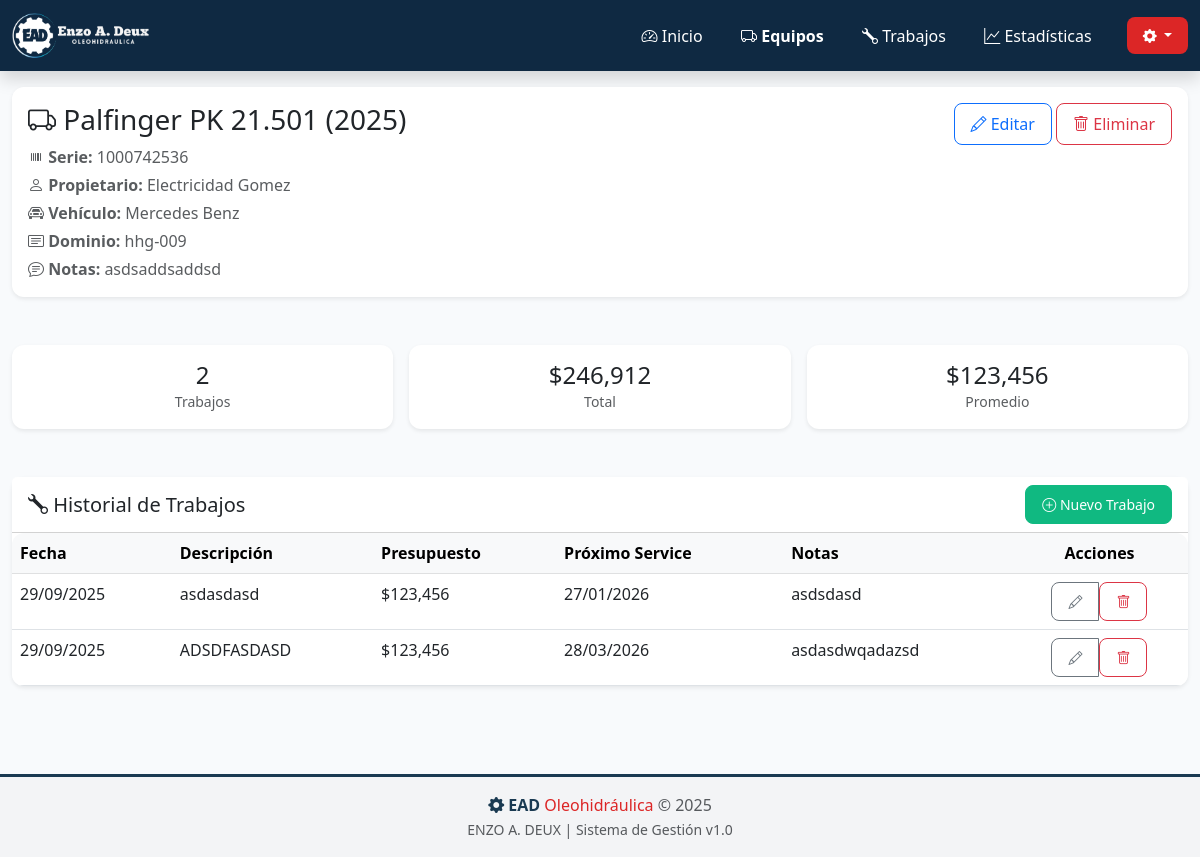
Screenshot of /equipo/4 with the database file from the repository.
### app_web.py (models this page shows)
class BaseModel(Model):
    class Meta:
        database = db

class Equipment(BaseModel):
    marca = CharField()
    modelo = CharField()
    anio = IntegerField()
    n_serie = CharField()
    propietario = CharField(null=True)
    vehiculo = CharField(null=True)
    dominio = CharField(null=True)
    notes = TextField(null=True)

class Job(BaseModel):
    equipment = ForeignKeyField(Equipment, backref='jobs', on_delete='CASCADE')
    date_done = DateField()
    description = TextField()
    budget = FloatField(default=0.0)
    next_service_days = IntegerField(null=True)
    next_service_date = DateField(null=True)
    notes = TextField(null=True)

### app_web.py (the view)
@app.route('/equipo/<int:equipo_id>')
def equipo_detail(equipo_id):
    equipo = Equipment.get_by_id(equipo_id)
    trabajos = Job.select().where(Job.equipment == equipo).order_by(Job.date_done.desc())
    trabajos_list = []
    total_gastado = 0
    for job in trabajos:
        trabajos_list.append({
            'id': job.id,
            'date': job.date_done.strftime('%d/%m/%Y'),
            'description': job.description,
            'budget': job.budget,
            'next_service': job.next_service_date.strftime('%d/%m/%Y') if job.next_service_date else '-',
            'notes': job.notes or ''
        })
        total_gastado += job.budget
    promedio = total_gastado / len(trabajos_list) if trabajos_list else 0
    return render_template('equipo_detail.html',
                         equipo=equipo,
                         trabajos=trabajos_list,
                         total_gastado=total_gastado,
                         promedio=promedio)

### templates/equipo_detail.html (shortened to what this page needs)
{% extends "base.html" %}
{% block content %}
<div class="animate-slide">
    <div class="row mb-4">
        <div class="col-12">
            <div class="card">
                <div class="card-body">
                    <div class="d-flex justify-content-between align-items-start flex-wrap">
                        <div>
                            <h3 class="mb-2">
                                <i class="bi bi-truck"></i> {{ equipo.marca }} {{ equipo.modelo }} ({{ equipo.anio }})
                            </h3>
                            <div class="text-muted">
                                <p class="mb-1"><i class="bi bi-upc"></i> <strong>Serie:</strong> {{ equipo.n_serie }}</p>
                                {% if equipo.propietario %}
                                <p class="mb-1"><i class="bi bi-person"></i> <strong>Propietario:</strong> {{ equipo.propietario }}</p>
                                {% endif %}
                                {% if equipo.vehiculo %}
                                <p class="mb-1"><i class="bi bi-car-front"></i> <strong>Vehículo:</strong> {{ equipo.vehiculo }}</p>
                                {% endif %}
                                {% if equipo.dominio %}
                                <p class="mb-1"><i class="bi bi-card-text"></i> <strong>Dominio:</strong> {{ equipo.dominio }}</p>
                                {% endif %}
                                {% if equipo.notes %}
                                <p class="mb-0"><i class="bi bi-chat-text"></i> <strong>Notas:</strong> {{ equipo.notes }}</p>
                                {% endif %}
                            </div>
                        </div>
                        <div class="mt-3 mt-md-0">
                            <a href="/equipo/{{ equipo.id }}/editar" class="btn btn-outline-primary">
                                <i class="bi bi-pencil"></i> Editar
                            </a>
                            <button class="btn btn-outline-danger" onclick="confirmarEliminar()">
                                <i class="bi bi-trash"></i> Eliminar
                            </button>
                        </div>
                    </div>
                </div>
            </div>
        </div>
    </div>
    <div class="row g-3 mb-4">
        <div class="col-4">
            <div class="card text-center">
                <div class="card-body">
                    <h4 class="mb-0">{{ trabajos|length }}</h4>
                    <small class="text-muted">Trabajos</small>
                </div>
            </div>
        </div>
        <div class="col-4">
            <div class="card text-center">
                <div class="card-body">
                    <h4 class="mb-0">${{ "{:,.0f}".format(total_gastado) }}</h4>
                    <small class="text-muted">Total</small>
                </div>
            </div>
        </div>
        <div class="col-4">
            <div class="card text-center">
                <div class="card-body">
                    <h4 class="mb-0">${{ "{:,.0f}".format(promedio) }}</h4>
                    <small class="text-muted">Promedio</small>
                </div>
            </div>
        </div>
    </div>
    <div class="row">
        <div class="col-12">
            <div class="card">
                <div class="card-header bg-white d-flex justify-content-between align-items-center">
                    <h5 class="mb-0">
                        <i class="bi bi-wrench"></i> Historial de Trabajos
                    </h5>
                    <a href="/trabajo/nuevo/{{ equipo.id }}" class="btn btn-sm btn-success">
                        <i class="bi bi-plus-circle"></i> Nuevo Trabajo
                    </a>
                </div>
                <div class="card-body p-0">
                    {% if trabajos %}
                    <div class="d-none d-md-block table-responsive">
                        <table class="table table-hover mb-0">
                            <thead class="table-light">
                                <tr>
                                    <th>Fecha</th>
                                    <th>Descripción</th>
                                    <th>Presupuesto</th>
                                    <th>Próximo Service</th>
                                    <th>Notas</th>
                                    <th class="text-center">Acciones</th>
                                </tr>
                            </thead>
                            <tbody>
                                {% for trabajo in trabajos %}
                                <tr>
                                    <td>{{ trabajo.date }}</td>
                                    <td>{{ trabajo.description }}</td>
                                    <td>${{ "{:,.0f}".format(trabajo.budget) }}</td>
                                    <td>{{ trabajo.next_service }}</td>
                                    <td>{{ trabajo.notes if trabajo.notes else '-' }}</td>
                                    <td class="text-center">
                                        <div class="btn-group">
                                            <a href="/trabajo/{{ trabajo.id }}/editar"
                                               class="btn btn-sm btn-outline-secondary">
                                                <i class="bi bi-pencil"></i>
                                            </a>
                                            <form method="post" action="/trabajo/{{ trabajo.id }}/eliminar"
                                                  onsubmit="return confirm('¿Eliminar este trabajo?')"
                                                  style="display: inline;">
                                                <button type="submit" class="btn btn-sm btn-outline-danger">
                                                    <i class="bi bi-trash"></i>
                                                </button>
                                            </form>
                                        </div>
                                    </td>
                                </tr>
                                {% endfor %}
                            </tbody>
                        </table>
                    </div>
                    {% endif %}
                </div>
            </div>
        </div>
    </div>
</div>
{% endblock %}

### templates/base.html (style rules this page uses)
:root { --primary-color: #1a3a52; --secondary-color: #dc2626; --accent-color: #06b6d4; --success-color: #10b981; --danger-color: #ef4444; --warning-color: #f59e0b; --info-color: #06b6d4; --dark-color: #0f2942; --light-gray: #f3f4f6; --ead-blue: #1a3a52; --ead-red: #dc2626; --ead-light-blue: #06b6d4; }
body { background-color: #f8fafc; min-height: 100vh; }
.card { border: none; box-shadow: 0 2px 4px rgba(0,0,0,0.08); border-radius: 0.75rem; margin-bottom: 1.5rem; transition: all 0.3s; }
.btn { border-radius: 0.5rem; padding: 0.5rem 1rem; transition: all 0.3s; font-weight: 500; }
.btn-success { background-color: var(--success-color); border-color: var(--success-color); }
.table-responsive { border-radius: 0.75rem; overflow: hidden; }
.table-hover tbody tr { transition: all 0.2s; }
.animate-slide { animation: slideIn 0.4s ease-out; }

### rows the page displays
Equipment: marca "Palfinger", modelo "PK 21.501", anio "2025", n_serie "1000742536", propietario "Electricidad Gomez", vehiculo "Mercedes Benz", dominio "hhg-009", notes "asdsaddsaddsd"
Job: date "29/09/2025", description "asdasdasd", budget "123,456", next_service "27/01/2026", notes "asdsdasd"
Job: date "29/09/2025", description "ADSDFASDASD", budget "123,456", next_service "28/03/2026", notes "asdasdwqadazsd"

### other values shown
{{ trabajos|length }} "2"
{{ "{:,.0f}".format(total_gastado) }} "246,912"
{{ "{:,.0f}".format(promedio) }} "123,456"
